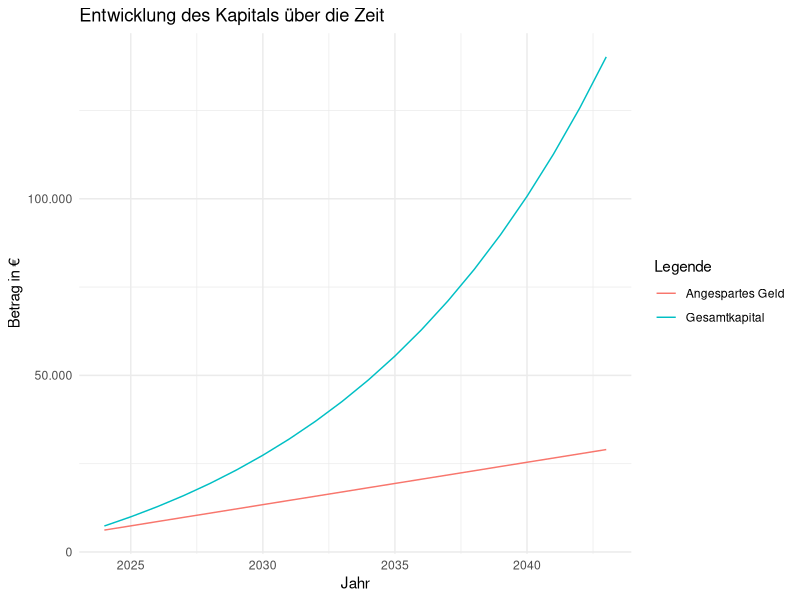
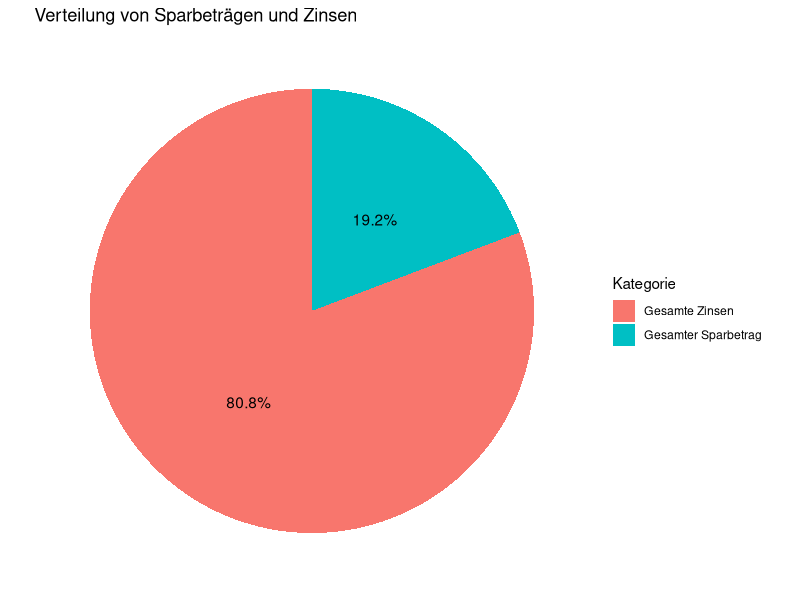
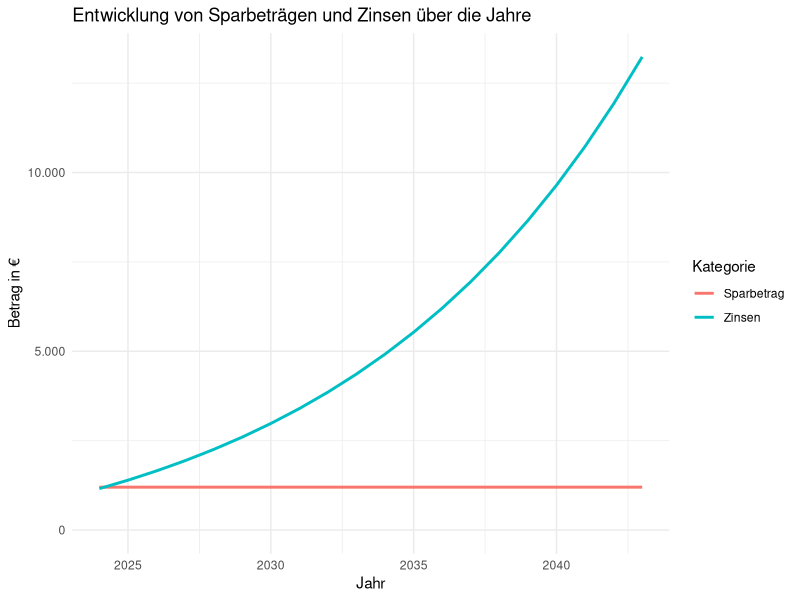
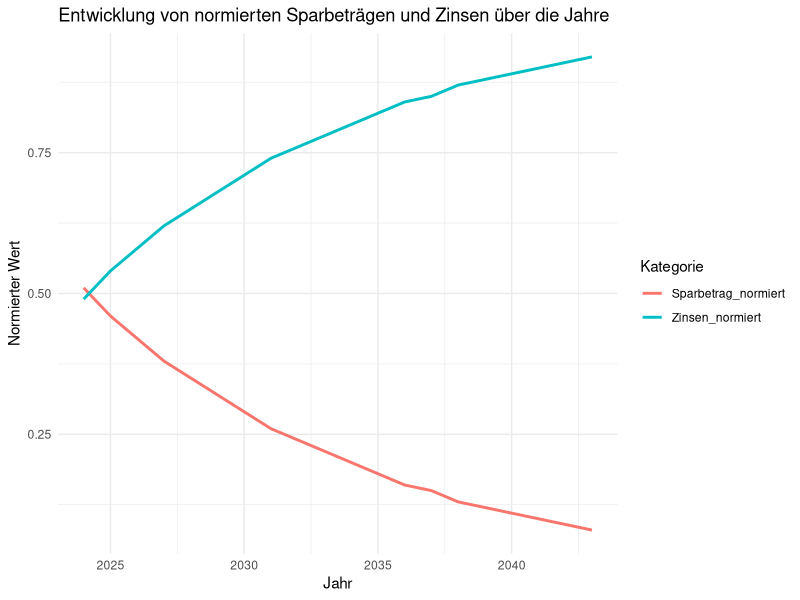
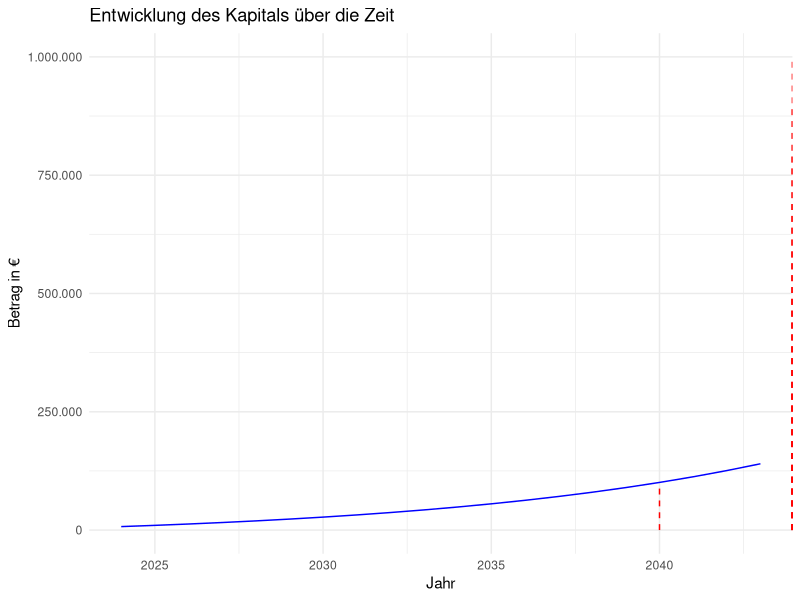

Source code (R) for these figures, in order:
# Bibliotheken laden
library(lubridate)
library(tibble)
library(ggplot2)

# Eingangsparameter
start_datum <- ymd("2024-01-01")
anfangskapital <- 5000
sparrate <- 100
sparintervall <- "monatlich"  # oder "jährlich"
dynamik <- 0  # 5% als Dezimalzahl
zinssatz <- 0.1  # 3% als Dezimalzahl
Dauer <- 20  # in Jahren
Aussetzen_des_Sparbetrags <- NA  # Optionaler Wert
Zielwert <- NA  # Optionaler Wert

# Tabelle erstellen
ergebnisse <- tibble(
  Jahr = year(start_datum) + 0:(Dauer - 1),
  Kapital_Beginn = NA_real_,
  Sparbetrag = NA_real_,
  Zinsen = NA_real_,
  Angespartes_Kapital = NA_real_,
  Wachstum = NA_real_,
  Sparbetrag_normiert = NA_real_,
  Zinsen_normiert = NA_real_,
  Kapital_Ende = NA_real_
)

kumulierter_sparbetrag <- 0

for (i in 1:Dauer) {
  if (i == 1) {
    kapital_beginn <- anfangskapital
  } else {
    kapital_beginn <- ergebnisse$Kapital_Ende[i - 1]
  }
  
  if (!is.na(Aussetzen_des_Sparbetrags) && i > Aussetzen_des_Sparbetrags && Aussetzen_des_Sparbetrags < Dauer) {
    sparbetrag <- 0
  } else {
    if (sparintervall == "monatlich") {
      sparbetrag <- sparrate * (1 + dynamik)^(i - 1) * 12
    } else {
      sparbetrag <- sparrate * (1 + dynamik)^(i - 1)
    }
  }
  
  if (sparintervall == "monatlich") {
    monatlicher_zinssatz <- zinssatz / 12
    zinsen <- sum(sapply(1:12, function(m) (kapital_beginn + (m - 1) * sparbetrag * (1 + dynamik)^(i - 1)) * monatlicher_zinssatz))
  } else {
    zinsen <- kapital_beginn * zinssatz
  }
  
  kumulierter_sparbetrag <- kumulierter_sparbetrag + sparbetrag
  angespartes_kapital <- anfangskapital + kumulierter_sparbetrag
  wachstum <- sparbetrag + zinsen
  sparbetrag_normiert <- sparbetrag / wachstum
  zinsen_normiert <- zinsen / wachstum
  kapital_ende <- kapital_beginn + wachstum
  
  ergebnisse$Kapital_Beginn[i] <- round(kapital_beginn, 2)
  ergebnisse$Sparbetrag[i] <- round(sparbetrag, 2)
  ergebnisse$Zinsen[i] <- round(zinsen, 2)
  ergebnisse$Angespartes_Kapital[i] <- round(angespartes_kapital, 2)
  ergebnisse$Wachstum[i] <- round(wachstum, 2)
  ergebnisse$Sparbetrag_normiert[i] <- round(sparbetrag_normiert, 2)
  ergebnisse$Zinsen_normiert[i] <- round(zinsen_normiert, 2)
  ergebnisse$Kapital_Ende[i] <- round(kapital_ende, 2)
}

# Summenzeile hinzufügen
ergebnisse <- rbind(ergebnisse, c(NA, NA, round(sum(ergebnisse$Sparbetrag), 2), round(sum(ergebnisse$Zinsen), 2), NA, NA, NA, NA, round(ergebnisse$Kapital_Ende[Dauer], 2)))

# Diagramm erstellen
ggplot(ergebnisse, aes(x = Jahr)) +
  geom_line(aes(y = Kapital_Ende, color = "Gesamtkapital")) +
  geom_line(aes(y = Angespartes_Kapital, color = "Angespartes Geld")) +
  labs(title = "Entwicklung des Kapitals über die Zeit", x = "Jahr", y = "Betrag in €", color = "Legende") +
  scale_y_continuous(labels = scales::comma_format(big.mark = ".", decimal.mark = ",")) +
  theme_minimal()

# Daten für den Pie-Chart berechnen
gesamter_sparbetrag <- sum(ergebnisse$Sparbetrag) + anfangskapital
gesamte_zinsen <- sum(ergebnisse$Zinsen)
gesamt <- gesamter_sparbetrag + gesamte_zinsen

# Daten für den Pie-Chart erstellen
pie_data <- data.frame(
  Kategorie = c("Gesamter Sparbetrag", "Gesamte Zinsen"),
  Wert = c(gesamter_sparbetrag, gesamte_zinsen)
)

# Pie-Chart erstellen
ggplot(pie_data, aes(x = "", y = Wert, fill = Kategorie)) +
  geom_bar(width = 1, stat = "identity") +
  coord_polar("y", start = 0) +
  geom_text(aes(label = paste0(round(Wert / gesamt * 100, 1), "%")), position = position_stack(vjust = 0.5)) +
  labs(title = "Verteilung von Sparbeträgen und Zinsen", fill = "Kategorie") +
  theme_minimal() +
  theme(
    axis.title.x = element_blank(),
    axis.title.y = element_blank(),
    axis.text.x = element_blank(),
    axis.text.y = element_blank(),
    axis.ticks = element_blank(),
    panel.grid = element_blank(),
    panel.border = element_blank()
  )

# Diagramm erstellen
# Höchsten Werte für Sparbetrag und Zinsen ermitteln
max_sparbetrag <- max(ergebnisse$Sparbetrag[-nrow(ergebnisse)], na.rm = TRUE)
max_zinsen <- max(ergebnisse$Zinsen[-nrow(ergebnisse)], na.rm = TRUE)
y_max <- max(max_sparbetrag, max_zinsen)

# Diagramm erstellen
ggplot(ergebnisse, aes(x = Jahr)) +
  geom_line(aes(y = Sparbetrag, color = "Sparbetrag"), size = 1) +
  geom_line(aes(y = Zinsen, color = "Zinsen"), size = 1) +
  labs(
    title = "Entwicklung von Sparbeträgen und Zinsen über die Jahre",
    x = "Jahr",
    y = "Betrag in €",
    color = "Kategorie"
  ) +
  scale_y_continuous(limits = c(0, y_max), labels = scales::comma_format(big.mark = ".", decimal.mark = ",")) +
  theme_minimal()

# Diagramm erstellen
ggplot(ergebnisse, aes(x = Jahr)) +
  geom_line(aes(y = Sparbetrag_normiert, color = "Sparbetrag_normiert"), size = 1) +
  geom_line(aes(y = Zinsen_normiert, color = "Zinsen_normiert"), size = 1) +
  labs(
    title = "Entwicklung von normierten Sparbeträgen und Zinsen über die Jahre",
    x = "Jahr",
    y = "Normierter Wert",
    color = "Kategorie"
  ) +
  theme_minimal()

# Diagramm erstellen
# Bestimmen Sie die Jahre, in denen die Linie Kapital_Ende die Schwellenwerte erreicht
thresholds <- seq(100000, 1000000, by = 100000)
years_at_threshold <- numeric(length(thresholds))

for (i in 1:length(thresholds)) {
  years_at_threshold[i] <- min(ergebnisse$Jahr[ergebnisse$Kapital_Ende >= thresholds[i]], na.rm = TRUE)
}

# Erstellen Sie ein Dataframe für die Segmente
segment_data <- data.frame(
  x = rep(min(ergebnisse$Jahr), length(thresholds)),
  xend = years_at_threshold,
  y = thresholds,
  yend = thresholds
)

# Diagramm erstellen
ggplot(ergebnisse, aes(x = Jahr, y = Kapital_Ende)) +
  geom_line(color = "blue") +
  geom_segment(data = segment_data, aes(x = x, xend = xend, y = y, yend = yend), linetype = "dashed", color = "red") +
  geom_segment(data = segment_data, aes(x = xend, xend = xend, y = 0, yend = y), linetype = "dashed", color = "red") +
  labs(title = "Entwicklung des Kapitals über die Zeit", x = "Jahr", y = "Betrag in €") +
  scale_y_continuous(labels = scales::comma_format(big.mark = ".", decimal.mark = ",")) +
  theme_minimal()